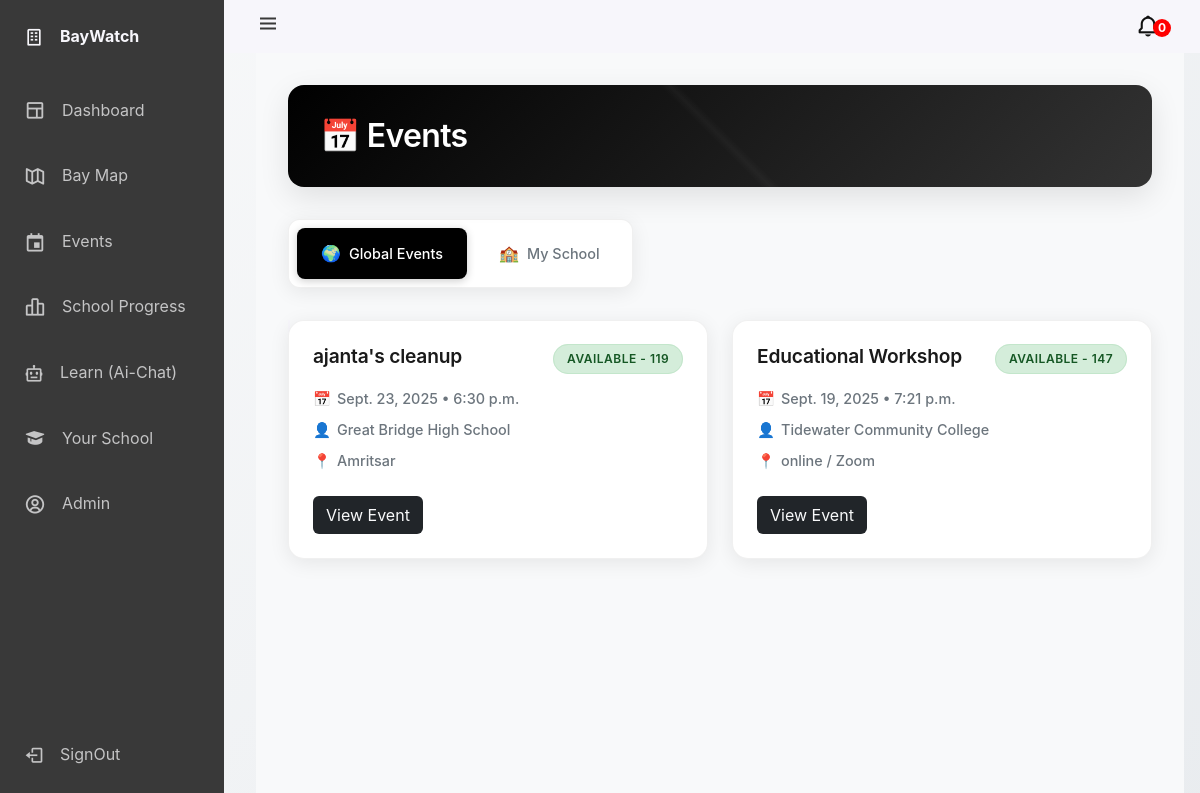
/events/ (signed in), run on the app's committed database.
### dashboard/models.py (models this page shows, shortened)
class Events(models.Model):
    EVENT_TYPE_CHOICES = [
        ("cleanup", "cleanup"),
        ("workshop", "workshop"),
        ("plantation", "plantation"),
        ("awareness", "awareness"),
        ("research", "research"),
        ("other", "other"),
    ]
    name = models.CharField(max_length=256)
    description = models.TextField(default="no description provided")
    requirements = models.TextField(default="no requirements")
    event_type = models.CharField(
        max_length=56, choices=EVENT_TYPE_CHOICES, default="cleanup"
    )
    location = models.CharField(max_length=256)
    date = models.DateField()
    time = models.TimeField()
    expected_participants = models.IntegerField()
    waste_collected = models.IntegerField(default=0)
    plastic_collected = models.IntegerField(default=0)
    paper_collected = models.IntegerField(default=0)
    glass_collected = models.IntegerField(default=0)
    miscellaneous_collected = models.IntegerField(default=0)
    organised_by = models.ForeignKey(School, on_delete=models.CASCADE)
    created_at = models.DateTimeField(auto_now_add=True)

class School(models.Model):
    name = models.CharField(max_length=256)
    admin = models.ForeignKey(User, on_delete=models.CASCADE)
    adopted_section = models.CharField(max_length=256)
    no_of_students = models.IntegerField(default=0)
    theme_color = models.CharField(max_length=7, default="#ffffff")
    coordinate1_lat = models.DecimalField(max_digits=9, decimal_places=6)
    coordinate1_lng = models.DecimalField(max_digits=9, decimal_places=6)
    coordinate2_lat = models.DecimalField(max_digits=9, decimal_places=6)
    coordinate2_lng = models.DecimalField(max_digits=9, decimal_places=6)
    coordinate3_lat = models.DecimalField(max_digits=9, decimal_places=6)
    coordinate3_lng = models.DecimalField(max_digits=9, decimal_places=6)
    coordinate4_lat = models.DecimalField(max_digits=9, decimal_places=6)
    coordinate4_lng = models.DecimalField(max_digits=9, decimal_places=6)
    created_at = models.DateTimeField(auto_now_add=True)

### dashboard/views.py (the view, shortened to what this page needs)
# urls.py: path("events/", events, name="events"),
def events(request):
    if not request.user.is_authenticated:
        return redirect("login")
    school = Student.objects.get(student=request.user).school
    my_events = Events.objects.filter(organised_by=school).order_by("-created_at")
    all_events = Events.objects.exclude(organised_by=school).order_by("-created_at")
    for event in all_events:
        no_of_participants = EventParticipants.objects.filter(event=event).count()
        expected_participants = event.expected_participants
        if no_of_participants >= expected_participants:
            status = "Housefull"
        else:
            status = f"available - {expected_participants - no_of_participants}"
        event.status = status
    for event in my_events:
        no_of_participants = EventParticipants.objects.filter(event=event).count()
        expected_participants = event.expected_participants
        if no_of_participants >= expected_participants:
            status = "Housefull"
        else:
            status = f"available - {expected_participants - no_of_participants}"
        event.status = status
    event_notifications_getter = Events.objects.filter(date__gt=timezone.now().date())
    events = []
    unregistered_events_count = len(events)
    return render(
        request,
        "events.html",
        {
            "global_events": all_events,
            "school_events": my_events,
            "unregistered_events": events,
            "unregistered_events_count": unregistered_events_count,
        },
    )

### templates/events.html (shortened to what this page needs)
{% extends "base.html" %}
{% block content %}
<div class="container">
    <div class="page-header">
        <div class="header-content">
            <h1 class="page-title">📅 Events</h1>
        </div>
    </div>
    <div class="tabs-container">
        <div class="tabs">
            <button class="tab-btn active" data-tab="global">
                <span class="tab-icon">🌍</span>
                Global Events
            </button>
            <a href="#myschoolevents" class="tab-btn" data-tab="school">
                <span class="tab-icon">🏫</span>
                My School
            </a>
        </div>
    </div>
    <div class="tab-content">
        <div class="tab-pane active" id="global">
            <div class="events-grid">
                 {% if global_events.0 %}
                 {% for event in global_events %}
                <div class="event-card">
                    <div class="event-header">
                        <h3 class="event-title">{{ event.name }}</h3>
                        <div class="event-status">
                            {% if event.status == "Housefull" %}
                            <span class="status-badge full">{{ event.status }}</span>
                            {% else %}
                            <span class="status-badge available">{{ event.status }}</span>
                            {% endif %}
                        </div>
                    </div>
                    <div class="event-meta">
                        <div class="meta-item">
                            <span class="meta-icon">📅</span>
                            <span class="meta-text">{{event.date}} • {{event.time}}</span>
                        </div>
                        <div class="meta-item">
                            <span class="meta-icon">👤</span>
                            <span class="meta-text">{{event.organised_by.name}}</span>
                        </div>
                        <div class="meta-item">
                            <span class="meta-icon">📍</span>
                            <span class="meta-text">{{ event.location }}</span>
                        </div>
                    </div>
                    <div class="event-actions">
                        <a  href="{% url 'event_page' event.id %}" class="btn bg-dark text-light">View Event</a>
                    </div>
                </div>
                {% endfor %}
                {% else %}
                <div class="event-card">
                    <div class="event-header">
                        <h3 class="event-title">No events to show</h3>
                    </div>
                </div>
                {% endif %}
            </div>
        </div>
    </div>
</div>
{% endblock %}

### templates/base.html (shortened to what this page needs)
{% load static %}
<!DOCTYPE html>
<html lang="en">
<head>
    <link rel="stylesheet" href="https://unpkg.com/leaflet/dist/leaflet.css" />
    <link href="https://cdn.jsdelivr.net/npm/bootstrap@5.3.3/dist/css/bootstrap.min.css" rel="stylesheet">
    <link rel="stylesheet" href="https://cdn.jsdelivr.net/npm/boxicons@latest/css/boxicons.min.css">
</head>
<body id="body-pd">
    <header class="header" id="header">
        <div class="header_toggle">
            <i class='bx bx-menu' id="header-toggle"></i>
        </div>
        <div class="header_img">
            <i class='bx bx-bell' style="color: #111; font-size: 25px;"></i>
            <span class="notification-badge">{{ unregistered_events_count }}</span>
        </div>
    </header>
    <div class="l-navbar" id="nav-bar">
        <nav class="nav">
            <div>
                <a href="#" class="nav_logo">
                    <i class='bx bx-building nav_logo-icon'></i>
                    <span class="nav_logo-name">BayWatch</span>
                </a>
                <div class="nav_list">
                    <a href="{% url 'dashboard' %}" class="nav_link">
                        <i class='bx bx-layout' style="font-size: 22px;"></i>
                        <span class="nav_name">Dashboard</span>
                    </a>
                    <a href="{% url 'full_map' %}" class="nav_link">
                        <i class='bx bx-map-alt nav_icon' style="font-size: 22px;"></i>
                        <span class="nav_name">Bay Map</span>
                    </a>
                    <a href="{% url 'events' %}" class="nav_link">
                        <i class='bx bx-calendar-event nav_icon' style="font-size: 22px;"></i>
                        <span class="nav_name">Events</span>
                    </a>
                    <a href="{% url 'cleanup_by_school' %}" class="nav_link">
                        <i class='bx bx-bar-chart-alt-2' style="font-size: 22px;"></i>
                        <span class="nav_name">School Progress</span>
                    </a>
                    <a href="{% url 'ai_chat' %}" class="nav_link">
                        <i class='bx bx-bot nav_icon'></i>
                        <span class="nav_name">Learn (Ai-Chat)</span>
                    </a>
                    <a href="{% url 'your_school' %}" class="nav_link">
                        <i class='bx bxs-graduation' style="font-size: 22px;"></i>
                        <span class="nav_name">Your School</span>
                    </a>
                    <a href="{% url 'school_admin' 'details' %}" class="nav_link">
                        <i class='bx bx-user-circle' style="font-size: 22px;"></i>
                        <span class="nav_name">Admin</span>
                    </a>
                </div>
            </div>
            <button onclick="openModal('logoutModal')" style="background-color: transparent; border: none;" class="nav_link">
                <i class='bx bx-log-out nav_icon'></i>
                <span class="nav_name">SignOut</span>
            </button>
        </nav>
    </div>
    <div class="height-100 bg-light">
        {% block content %}{% endblock %}
    </div>
</body>
</html>

### templates/base.html (style rules this page uses)
:root { --header-height: 2.3rem; --nav-width: 68px; --first-color: #393939; --first-color-light: #c4c4c5; --white-color: #F7F6FB; --body-font: 'Nunito', sans-serif; --normal-font-size: 1rem; --z-fixed: 100; }
body { position: relative; background-color: #c4c4c5; margin: var(--header-height) 0 0 0; padding: 0 1rem; font-family: var(--body-font); font-size: var(--normal-font-size); transition: 0.5s; }
a { text-decoration: none; }
.header { width: 100%; height: var(--header-height); position: fixed; top: 0; left: 0; display: flex; align-items: center; justify-content: space-between; padding: 0 1rem; background-color: var(--white-color); z-index: var(--z-fixed); transition: 0.5s; }
.header_toggle { color: var(--first-color); font-size: 1.5rem; cursor: pointer; }
.header_img { width: 35px; height: 65px; display: flex; align-items: center; justify-content: center; border-radius: 50%; overflow: hidden; object-fit: cover; color: #333; cursor: pointer; }
.l-navbar { position: fixed; top: 0; left: -100%; width: var(--nav-width); height: 100vh; background-color: var(--first-color); padding: 0.5rem 1rem 0 0; transition: 0.5s; z-index: var(--z-fixed); }
.nav { height: 100%; display: flex; flex-direction: column; justify-content: space-between; overflow: hidden; }
.nav_logo, .nav_link { display: grid; grid-template-columns: max-content max-content; align-items: center; column-gap: 1rem; padding: 0.5rem 0 0.5rem 1.5rem; }
.nav_logo { margin-bottom: 2rem; }
.nav_logo-icon { font-size: 1.25rem; color: var(--white-color); }
.nav_logo-name { color: var(--white-color); font-weight: 700; }
.nav_link { position: relative; color: var(--first-color-light); margin-bottom: 1.5rem; transition: 0.3s; }
.nav_icon { font-size: 1.25rem; }
.show { left: 0; }
.body-pd { padding-left: calc(var(--nav-width) + 1rem); }
.active { color: var(--white-color); }
.active::before { content: ''; position: absolute; left: 0; width: 2px; height: 32px; background-color: var(--white-color); }
.height-100 { height: 100vh; }
.notification-badge { position: absolute; top: 28px; right: 38px; background: red; color: white; font-size: 12px; font-weight: bold; width: 18px; height: 18px; border-radius: 50%; display: flex; align-items: center; justify-content: center; transform: translate(50%, -50%); }
@media screen and (min-width: 768px) { body { margin: calc(var(--header-height) + 1rem) 0 0 0; padding-left: calc(var(--nav-width) + 2rem); } }
@media screen and (min-width: 768px) { .header { height: calc(var(--header-height) + 1rem); padding: 0 2rem 0 calc(var(--nav-width) + 2rem); } }
@media screen and (min-width: 768px) { .header_img { width: 40px; height: 40px; } }
@media screen and (min-width: 768px) { .l-navbar { left: 0; padding: 1rem 1rem 0 0; } }
@media screen and (min-width: 768px) { .show { width: calc(var(--nav-width) + 156px); } }
@media screen and (min-width: 768px) { .body-pd { padding-left: calc(var(--nav-width) + 188px); } }

### data on the page
Events: name "ajanta's cleanup", status "AVAILABLE - 119", date "Sept. 23, 2025", time "6:30 p.m.", organised_by.name "Great Bridge High School", location "Amritsar"
Events: name "Educational Workshop", status "AVAILABLE - 147", date "Sept. 19, 2025", time "7:21 p.m.", organised_by.name "Tidewater Community College", location "online / Zoom"

### other printed values
{{ unregistered_events_count }} "0"
